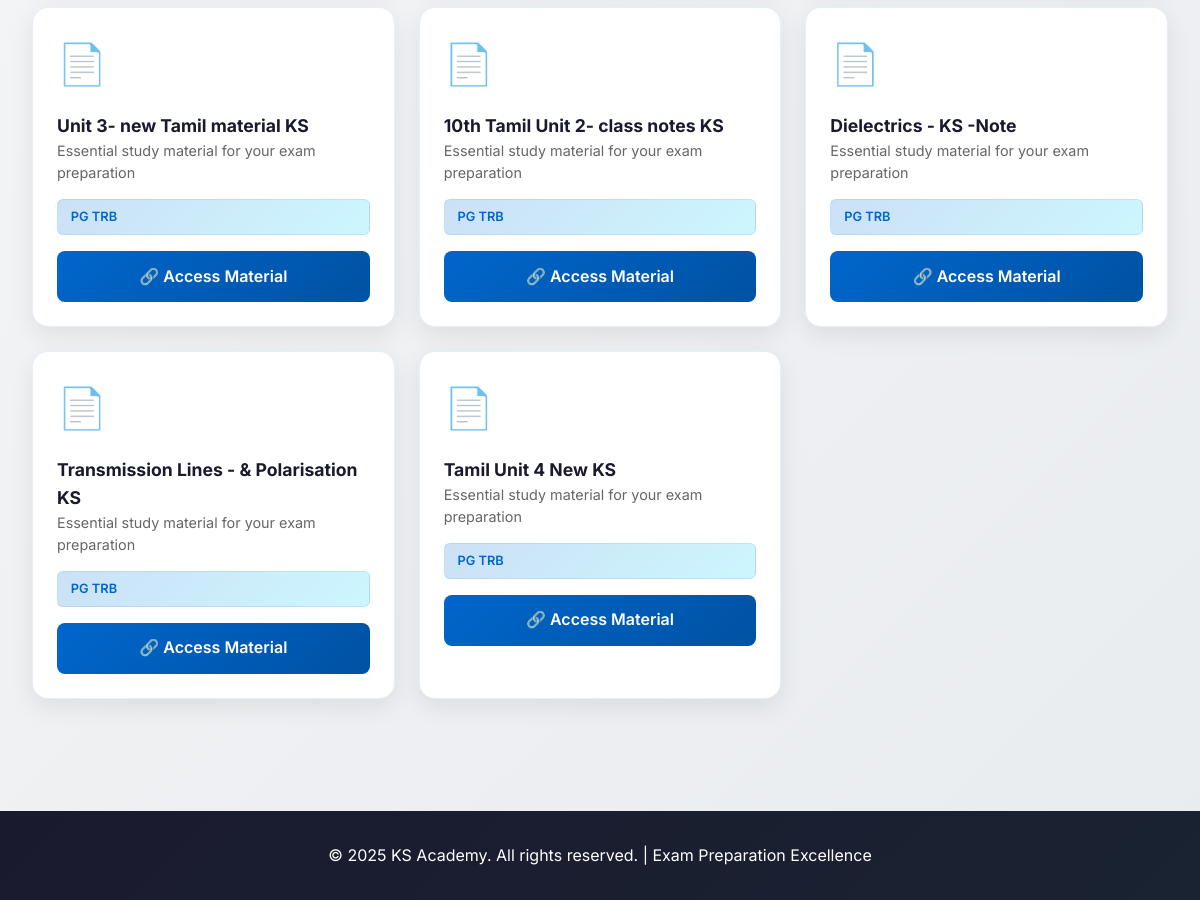
Page /student (signed in, lower part) on the earlier database version.
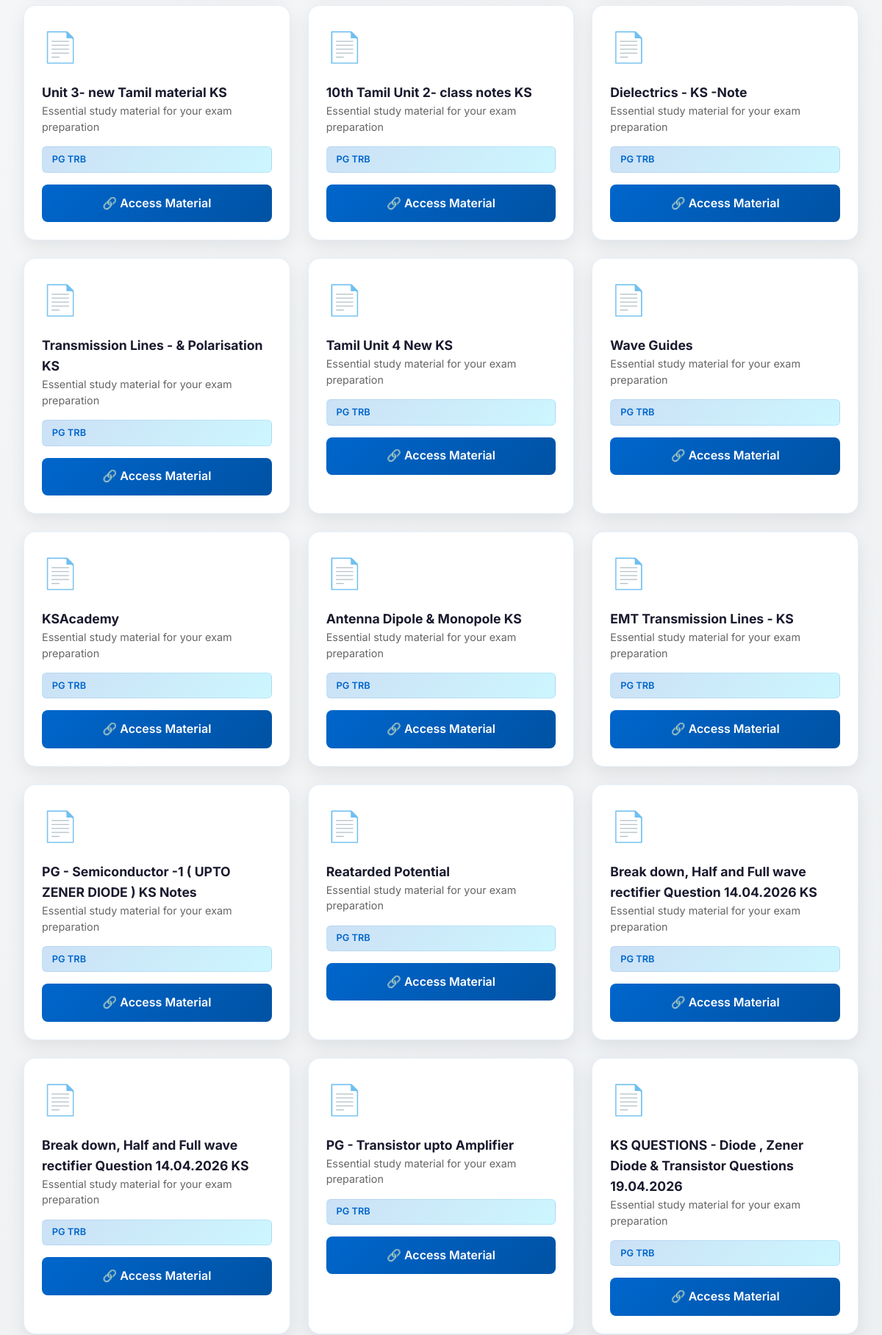
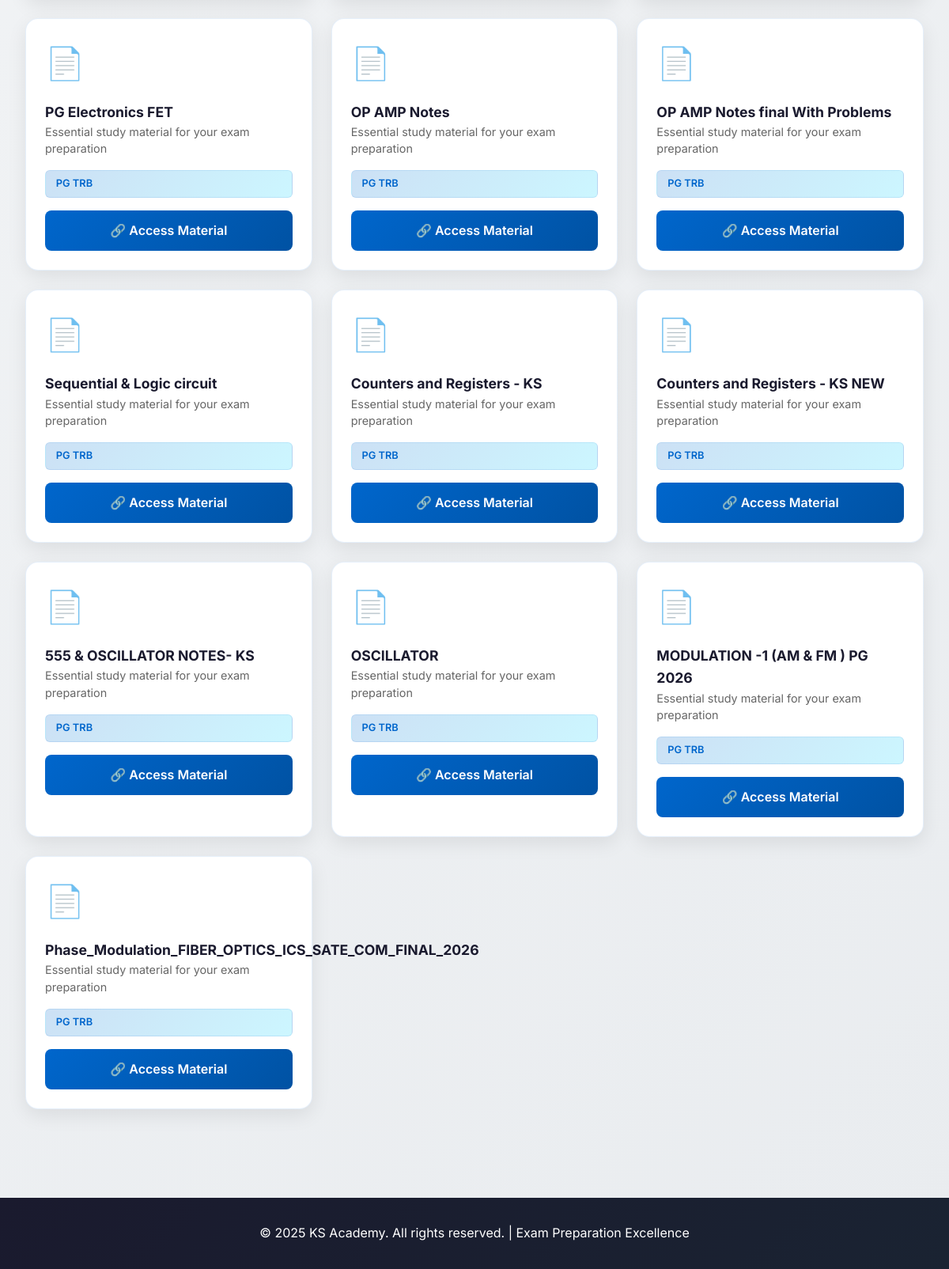
Same page on the later database version (2 pictures, top to bottom).
### tables this page shows
CREATE TABLE materials (
        id INTEGER PRIMARY KEY AUTOINCREMENT,
        title TEXT NOT NULL,
        link TEXT NOT NULL,
        category TEXT NOT NULL
    );

### app.py (the view)
@app.route('/student')
def student():
    if not session.get('user') or session['user'] == 'admin':
        return redirect('/login')
    with get_db() as con:
        cur = con.cursor()
        cur.execute("SELECT name, category FROM students WHERE userid = ?", (session['user'],))
        student_data = cur.fetchone()
        if student_data:
            materials = con.execute("SELECT * FROM materials WHERE category = ?", (student_data[1],)).fetchall()
        else:
            materials = []
    return render_template("student.html",
                           student_name=student_data[0] if student_data else '',
                           userid=session.get('user'),
                           materials=materials)

### app.py (called while the page is built)
def get_db():
    conn = sqlite3.connect('data.db', check_same_thread=False)
    return conn

### templates/student.html (shortened to what this page needs)
<!DOCTYPE html>
<html lang="en">
<head>
</head>
<body>
    <div class="container">
        <section>
            {% if materials %}
            <div class="materials-grid">
                {% for mat in materials %}
                <div class="material-card">
                    <div class="material-icon">📄</div>
                    <div>
                        <h4 class="material-title">{{ mat[1] }}</h4>
                        <p class="material-description">Essential study material for your exam preparation</p>
                    </div>
                    <div class="material-category">{{ mat[3] if mat|length > 3 else 'Study Material' }}</div>
                    <a href="{{ mat[2] }}" target="_blank" class="material-link">
                        🔗 Access Material
                    </a>
                </div>
                {% endfor %}
            </div>
            {% else %}
            <div class="empty-state">
                <div class="empty-state-icon">📭</div>
                <h4>No Materials Yet</h4>
                <p>Your study materials will appear here. Check back soon!</p>
            </div>
            {% endif %}
        </section>
    </div>
    <footer>
        <p>&copy; 2025 KS Academy. All rights reserved. | Exam Preparation Excellence</p>
    </footer>
</body>
</html>

### templates/student.html (style rules this page uses)
:root { --primary: #0066cc; --primary-dark: #0052a3; --secondary: #ff6b35; --accent: #00d4ff; --success: #2ecc71; --text-dark: #1a1a2e; --text-light: #f5f5f5; --bg-light: #f8f9fa; --border-color: rgba(0, 102, 204, 0.1); }
* { margin: 0; padding: 0; box-sizing: border-box; }
html { scroll-behavior: smooth; }
body { font-family: 'Inter', -apple-system, BlinkMacSystemFont, 'Segoe UI', sans-serif; background: linear-gradient(135deg, var(--bg-light) 0%, #e9ecef 100%); color: var(--text-dark); line-height: 1.6; }
.container { max-width: 1200px; margin: 0 auto; padding: 2rem; }
.materials-grid { display: grid; grid-template-columns: repeat(auto-fill, minmax(300px, 1fr)); gap: 1.5rem; margin-bottom: 2rem; }
.material-card { background: white; border-radius: 16px; padding: 1.5rem; box-shadow: 0 8px 24px rgba(0, 0, 0, 0.08); border: 1px solid var(--border-color); transition: all 0.3s ease; animation: slideInUp 0.6s ease-out; display: flex; flex-direction: column; gap: 1rem; }
.material-icon { font-size: 2.5rem; }
.material-title { font-weight: 700; font-size: 1.1rem; color: var(--text-dark); }
.material-description { color: #666; font-size: 0.9rem; line-height: 1.5; }
.material-category { display: inline-block; background: linear-gradient(135deg, rgba(0, 102, 204, 0.2), rgba(0, 212, 255, 0.2)); color: var(--primary); padding: 0.4rem 0.8rem; border-radius: 6px; font-size: 0.8rem; font-weight: 600; border: 1px solid var(--border-color); }
.material-link { background: linear-gradient(135deg, var(--primary), var(--primary-dark)); color: white; padding: 0.8rem 1rem; border-radius: 8px; text-decoration: none; font-weight: 600; text-align: center; transition: all 0.3s ease; display: block; }
footer { background: linear-gradient(135deg, var(--text-dark) 0%, #1a2332 100%); color: white; text-align: center; padding: 2rem; margin-top: 3rem; }
footer p { margin: 0; }

Differences in the rows shown:
added materials: title "Wave Guides", category "PG TRB"
added materials: title "KSAcademy", category "PG TRB"
added materials: title "Antenna Dipole & Monopole KS", category "PG TRB"
added materials: title "EMT Transmission Lines - KS", category "PG TRB"
added materials: title "PG - Semiconductor -1 ( UPTO ZENER DIODE ) KS Notes", category "PG TRB"
added materials: title "Reatarded Potential", category "PG TRB"
added materials: title "Break down, Half and Full wave rectifier Question 14.04.2026 KS", category "PG TRB"
added materials: title "Break down, Half and Full wave rectifier Question 14.04.2026 KS", category "PG TRB"
added materials: title "PG - Transistor upto Amplifier", category "PG TRB"
added materials: title "KS QUESTIONS - Diode , Zener Diode & Transistor Questions 19.04.2026", category "PG TRB"
added materials: title "PG Electronics FET", category "PG TRB"
added materials: title "OP AMP Notes", category "PG TRB"
added materials: title "OP AMP Notes final With Problems", category "PG TRB"
added materials: title "Sequential & Logic circuit", category "PG TRB"
added materials: title "Counters and Registers - KS", category "PG TRB"
added materials: title "Counters and Registers - KS NEW", category "PG TRB"
added materials: title "555 & OSCILLATOR NOTES- KS", category "PG TRB"
added materials: title "OSCILLATOR", category "PG TRB"
added materials: title "MODULATION -1 (AM & FM ) PG 2026", category "PG TRB"
added materials: title "Phase_Modulation_FIBER_OPTICS_ICS_SATE_COM_FINAL_2026", category "PG TRB"
